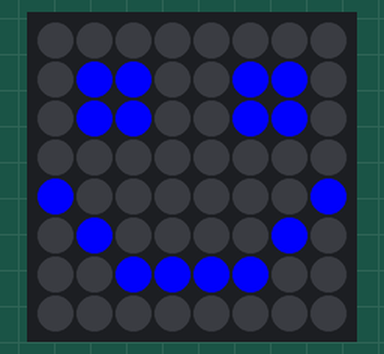
Recording of a program running on a simulated Raspberry Pi (BCM pin numbers) with a Sense HAT. Parts: the Sense HAT's 8×8 RGB LED matrix.

Above: at 0.1 s.
At 3.1 s:
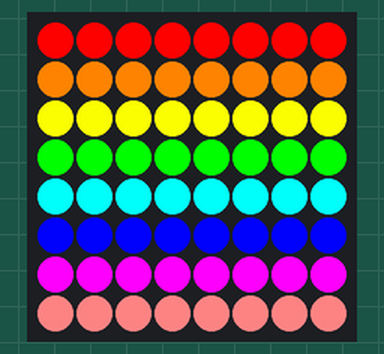

Measured:
- what the display in image 1 shows lasts 3.0 s, from 3.0 s to 6.0 s

The program:

pixel_control.py
```python
from sense_hat import SenseHat
from time import sleep

sense = SenseHat()

r = (255, 0, 0)     # red
o = (255, 128, 0)   # orange
y = (255, 255, 0)   # yellow
g = (0, 255, 0)     # green
c = (0, 255, 255)   # cyan
b = (0, 0, 255)     # blue
p = (255, 0, 255)   # purple
n = (255, 128, 128) # pink
w =(255, 255, 255)  # white
k = (0, 0, 0)       # blank

rainbow = [r, o, y, g, c, b, p, n]
image = [
        k, k, k, k, k, k, k, k,
        k, b, b, k, k, b, b, k,
        k, b, b, k, k, b, b, k,
        k, k, k, k, k, k, k, k,
        b, k, k, k, k, k, k, b,
        k, b, k, k, k, k, b, k,
        k, k, b, b, b, b, k, k,
        k, k, k, k, k, k, k, k,
        ]


while True:
    sense.clear()
    sense.set_pixels(image)
    sleep(3)

    for y in range(8):
        colour = rainbow[y]
        for x in range(8):
            sense.set_pixel(x, y, colour)

    sleep(3)
```
